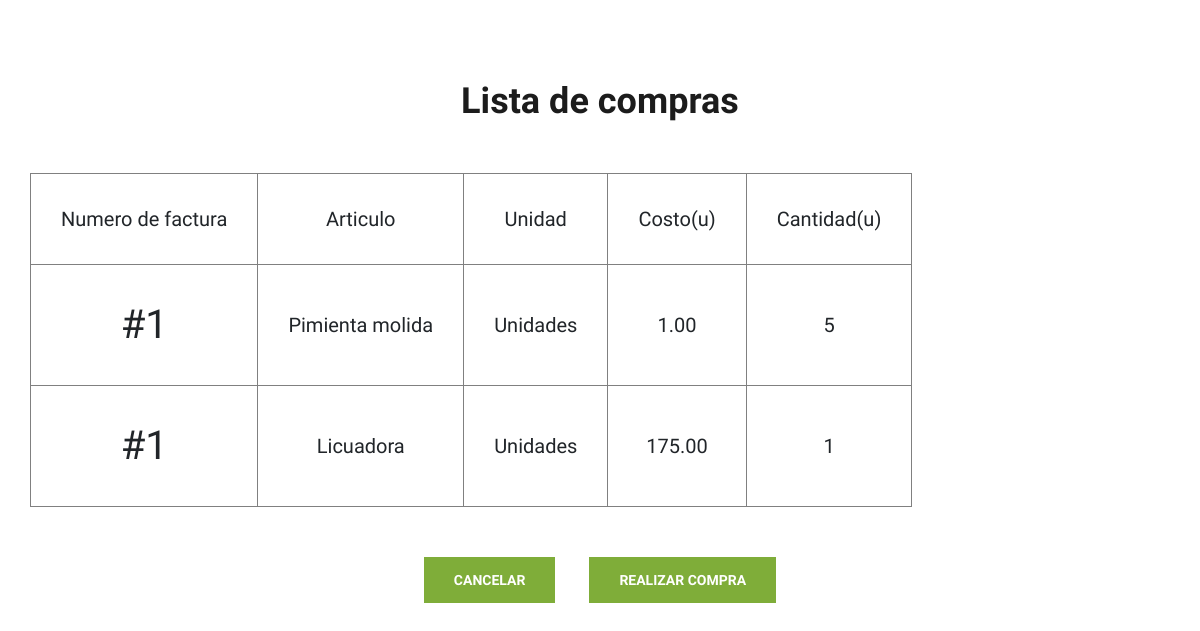
The app's page /articulos/listaCompra, older data.
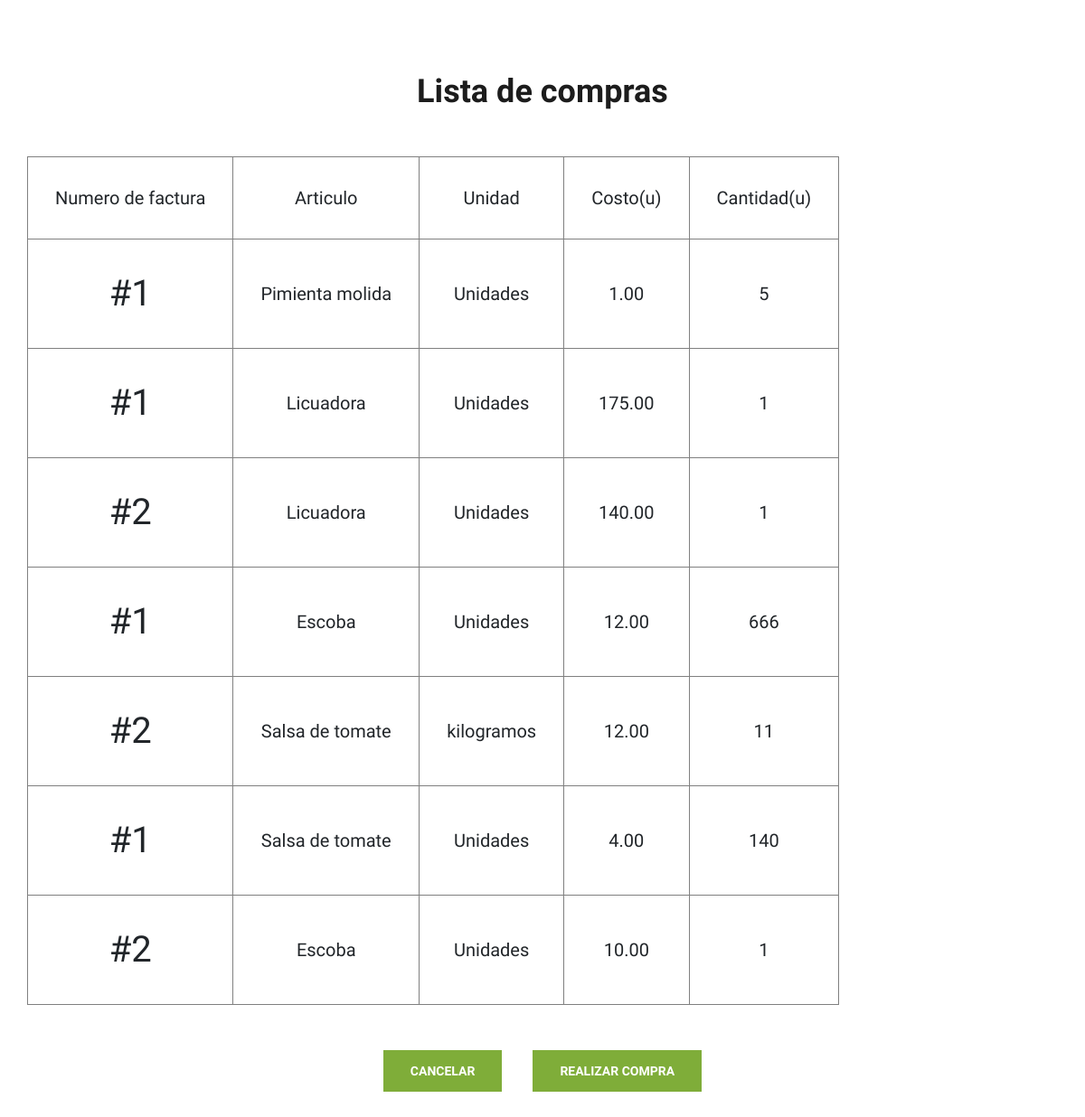
The same page, newer data.
### articulos/models.py (models this page shows, shortened)
class Salida_Detalle(models.Model):
	class Meta:
		unique_together = (('SalDetCabCod', 'SalDetArtCod'),)
		verbose_name_plural = 'Detalles de salida de productos'
	SalDetCabCod	= models.ForeignKey(Salida_Cabecera, verbose_name='Número de factura', on_delete=models.CASCADE)
	SalDetArtCod	= models.ForeignKey(Articulo, verbose_name='Artículo', on_delete=models.CASCADE)
	SalDetPreCod	= models.ForeignKey(Presentacion, verbose_name='Unidad de medida', on_delete=models.CASCADE)
	SalDetCosUni	= models.DecimalField(verbose_name='Costo unitario', max_digits=10, decimal_places=2)
	SalDetCan		= models.IntegerField(verbose_name='Cantidad')

class Articulo(models.Model):
	ArtCod		= models.CharField(verbose_name='Código del artículo', max_length=15, primary_key=True)
	ArtNom		= models.CharField(verbose_name='Nombre', max_length=30)
	ArtDes		= models.CharField(verbose_name='Descripción', max_length=100, blank=True, null=True)
	ArtCatCod	= models.ForeignKey(Categoria, verbose_name='Categoría', on_delete=models.CASCADE)
	ArtCosUni	= models.DecimalField(verbose_name='Costo unitario', max_digits=5, decimal_places=2)
	ArtSitAct	= models.BooleanField(verbose_name='Disponible', default=True)
	ArtSto		= models.IntegerField(verbose_name='Cantidad en stock', default=1)
	ArtSalDet	= models.ManyToManyField(Salida_Cabecera, through='Salida_Detalle')

### salidas/models.py (models this page shows)
class Salida_Cabecera(models.Model):
	SalCabFec	= models.DateField(verbose_name='Fecha')
	class Meta:
		verbose_name_plural = 'Salidas de productos'
	def __str__(self):
		return '#' + str(self.id)

### presentaciones/models.py (models this page shows, shortened)
class Presentacion(models.Model):
	PreCod		= models.CharField(verbose_name='Código de la presentación', max_length=10, primary_key=True)
	PreDes		= models.CharField(verbose_name='Descripción', max_length=20)
	class Meta:
		verbose_name_plural = 'Presentaciones'

### articulos/views.py (the view)
# urls.py: path("listaCompra",views.listaCompra , name="registrarCompra"),
def listaCompra(request):
    compras = Salida_Detalle.objects.all()
    return render(request , "listaCompra.html" , context={"compras":compras})

### articulos/templates/listaCompra.html (shortened to what this page needs)
{% load static %}
<!DOCTYPE html>
<html>
<head>
    <link rel="stylesheet" href="{% static 'css/bootstrap.min.css' %}" type="text/css">
    <link rel="stylesheet" href="{% static 'css/font-awesome.min.css' %}" type="text/css">
    <link rel="stylesheet" href="{% static 'css/elegant-icons.css' %}" type="text/css">
    <link rel="stylesheet" href="{% static 'css/nice-select.css' %}" type="text/css">
    <link rel="stylesheet" href="{% static 'css/jquery-ui.min.css' %}" type="text/css">
    <link rel="stylesheet" href="{% static 'css/owl.carousel.min.css' %}" type="text/css">
    <link rel="stylesheet" href="{% static 'css/slicknav.min.css' %}" type="text/css">
    <link rel="stylesheet" href="{% static 'css/style.css' %}" type="text/css">
</head>
<body>
	<div class="contact-form spad">
        <div class="container">
            <div class="row">
                <div class="col-lg-12">
                    <div class="contact__form__title">
                        <h2>Lista de compras</h2>
                    </div>
                </div>
            </div>
            <div>
                <div style="text-align: center;">
                    <table>
                        <tr>
                            <td style="border: 1px gray solid; padding:30px; font-size: 20px;">
                                Numero de factura
                            </td>
                            <td style="border: 1px gray solid; padding:30px; font-size: 20px;">
                                Articulo
                            </td>
                            <td style="border: 1px gray solid; padding:30px; font-size: 20px;">
                                Unidad
                            </td>
                            <td style="border: 1px gray solid; padding:30px; font-size: 20px;">
                                Costo(u)
                            </td>
                            <td style="border: 1px gray solid; padding:30px; font-size: 20px;">
                                Cantidad(u)
                            </td>
                        </tr>
                        {% for compra in compras %}
                        <tr>
                            <td style="border: 1px gray solid; padding:30px; font-size: 40px;">
                                {{compra.SalDetCabCod}}
                            </td>
                            <td style="border: 1px gray solid; padding:30px; font-size: 20px;">
                                {{compra.SalDetArtCod.ArtNom}}
                            </td>
                            <td style="border: 1px gray solid; padding:30px; font-size: 20px;">
                                {{compra.SalDetPreCod.PreDes}}
                            </td>
                            <td style="border: 1px gray solid; padding:30px; font-size: 20px;">
                                {{compra.SalDetCosUni}}
                            </td>
                            <td style="border: 1px gray solid; padding:30px; font-size: 20px;">
                                {{compra.SalDetCan}}
                            </td>
                        </tr>
                        {% endfor %}
                    </table>
                    <div style="padding: 50px;">
                        <div class="col-lg-12 text-center"style="display: inline">
                            <a  href="/" class="site-btn">Cancelar</a>
                        </div>
                        <div class="col-lg-12 text-center"style="display: inline">
                            <a href="./registroCompra" class="site-btn">Realizar Compra</a>
                        </div>
                    </div>
                </div>
            </div>
        </div>
    </div>
</body>

### static/css/style.css (style rules this page uses)
html, body { height: 100%; font-family: "Cairo", sans-serif; -webkit-font-smoothing: antialiased; font-smoothing: antialiased; }
h1, h2, h3, h4, h5, h6 { margin: 0; color: #111111; font-weight: 400; font-family: "Cairo", sans-serif; }
h2 { font-size: 36px; }
.spad { padding-top: 100px; padding-bottom: 100px; }
.site-btn { font-size: 14px; color: #ffffff; font-weight: 800; text-transform: uppercase; display: inline-block; padding: 13px 30px 12px; background: #7fad39; border: none; }
.contact__form__title { margin-bottom: 50px; text-align: center; }
.contact__form__title h2 { color: #1c1c1c; font-weight: 700; }
.contact-form { padding-top: 80px; padding-bottom: 80px; }
@media only screen and (min-width: 1200px) { .container { max-width: 1170px; } }

Row changes from the older to the newer data that the page shows:
added Salida_Detalle: SalDetCabCod "#2", SalDetArtCod.ArtNom "Licuadora", SalDetPreCod.PreDes "Unidades", SalDetCosUni "140.00", SalDetCan "1"
added Salida_Detalle: SalDetCabCod "#1", SalDetArtCod.ArtNom "Escoba", SalDetPreCod.PreDes "Unidades", SalDetCosUni "12.00", SalDetCan "666"
added Salida_Detalle: SalDetCabCod "#2", SalDetArtCod.ArtNom "Salsa de tomate", SalDetPreCod.PreDes "kilogramos", SalDetCosUni "12.00", SalDetCan "11"
added Salida_Detalle: SalDetCabCod "#1", SalDetArtCod.ArtNom "Salsa de tomate", SalDetPreCod.PreDes "Unidades", SalDetCosUni "4.00", SalDetCan "140"
added Salida_Detalle: SalDetCabCod "#2", SalDetArtCod.ArtNom "Escoba", SalDetPreCod.PreDes "Unidades", SalDetCosUni "10.00", SalDetCan "1"
